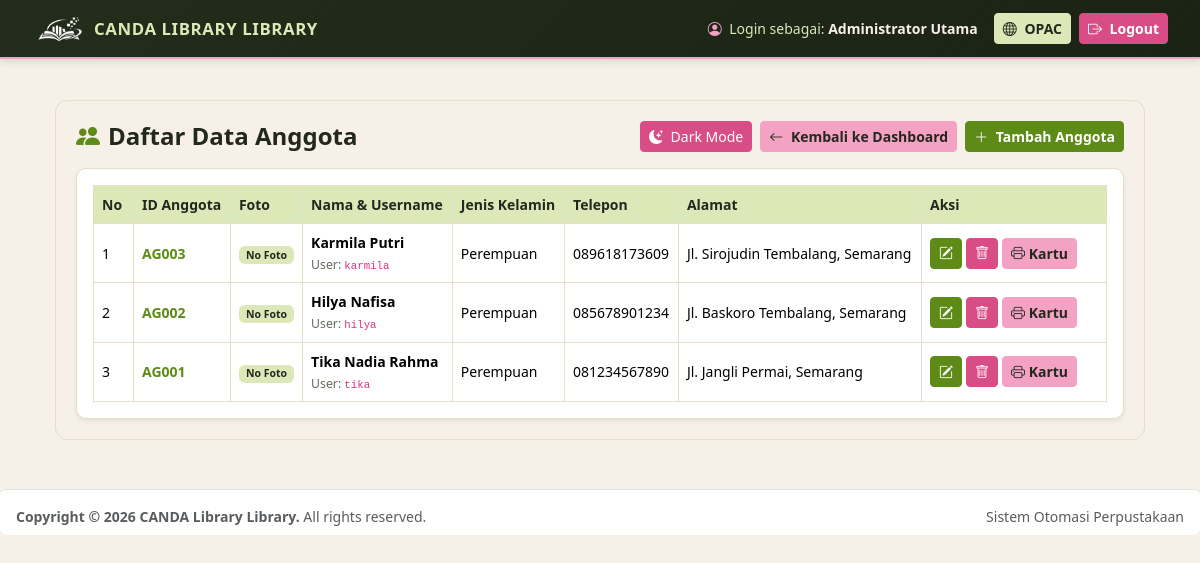
/anggota/tampil.php (signed in), run on the app's committed database.
### tables this page shows
CREATE TABLE IF NOT EXISTS pengaturan_denda (
    id_denda INT AUTO_INCREMENT PRIMARY KEY,
    nominal_denda INT NOT NULL DEFAULT 1000,
    lama_pinjam_default INT NOT NULL DEFAULT 7,
    nama_perpustakaan VARCHAR(150) DEFAULT 'CANDA Library Library - Sistem Otomasi Perpustakaan',
    updated_at TIMESTAMP DEFAULT CURRENT_TIMESTAMP ON UPDATE CURRENT_TIMESTAMP
);

CREATE TABLE IF NOT EXISTS anggota (
    id_anggota INT AUTO_INCREMENT PRIMARY KEY,
    kode_anggota VARCHAR(20) NOT NULL UNIQUE,
    username_anggota VARCHAR(50) NOT NULL UNIQUE,
    password_anggota VARCHAR(255) NOT NULL,
    nama_anggota VARCHAR(100) NOT NULL,
    jenis_kelamin ENUM('Laki-laki', 'Perempuan') NOT NULL,
    tempat_lahir VARCHAR(50) DEFAULT 'Semarang',
    tanggal_lahir DATE DEFAULT '2004-01-01',
    no_telp VARCHAR(20) NOT NULL,
    email VARCHAR(100) DEFAULT '-',
    alamat TEXT NOT NULL,
    foto VARCHAR(255) DEFAULT '',
    tgl_bergabung DATE DEFAULT (CURRENT_DATE),
    status_aktif ENUM('Aktif', 'Nonaktif') DEFAULT 'Aktif'
);

### config/koneksi.php (called while the page is built, shortened)
<?php
$host = "sqlXXX.infinityfree.com";
$user = "if0_43497672";
$pass = "PASSWORD_MYSQL_KAMU";
$db   = "if0_43497672_db_candalibrary";
$conn = mysqli_connect($host, $user, $pass, $db);
mysqli_query($conn, "CREATE TABLE IF NOT EXISTS pengaturan_denda (
    id INT AUTO_INCREMENT PRIMARY KEY,
    nominal_denda INT DEFAULT 1000,
    lama_pinjam_default INT DEFAULT 7,
    nama_perpustakaan VARCHAR(100) DEFAULT 'CANDA Library'
)");
$q_set = mysqli_query($conn, "SELECT * FROM pengaturan_denda LIMIT 1");
$pengaturan = mysqli_fetch_assoc($q_set);
?>

### anggota/tampil.php (the view, shortened to what this page needs)
<?php
require_once '../config/koneksi.php';
$q = mysqli_query($conn, "SELECT * FROM anggota ORDER BY id_anggota DESC");
require_once '../includes/header.php';
?>
<div class="anggota-wrapper">
    <div class="d-flex flex-wrap justify-content-between align-items-center gap-2 mb-3">
        <h4 class="fw-bold mb-0">
            <i class="bi bi-people-fill me-2" style="color: var(--grass);"></i>Daftar Data Anggota
        </h4>
        <div class="d-flex flex-wrap gap-2">
            <button type="button" id="toggleModeAnggota" class="btn btn-sm btn-raspberry">
                <i class="bi bi-moon-stars-fill me-1" id="iconModeAnggota"></i>
                <span id="labelModeAnggota">Dark Mode</span>
            </button>
            <a href="../admin/dashboard.php" class="btn btn-bubblegum btn-sm">
                <i class="bi bi-arrow-left me-1"></i> Kembali ke Dashboard
            </a>
            <a href="tambah.php" class="btn btn-grass btn-sm fw-bold">
                <i class="bi bi-plus-lg me-1"></i> Tambah Anggota
            </a>
        </div>
    </div>
    <div class="card anggota-card border-0 shadow-sm">
        <div class="card-body">
            <div class="table-responsive">
                <table class="table table-bordered align-middle small anggota-table mb-0">
                    <thead>
                        <tr>
                            <th width="40">No</th>
                            <th>ID Anggota</th>
                            <th>Foto</th>
                            <th>Nama &amp; Username</th>
                            <th>Jenis Kelamin</th>
                            <th>Telepon</th>
                            <th>Alamat</th>
                            <th width="185">Aksi</th>
                        </tr>
                    </thead>
                    <tbody>
                        <?php if ($q && mysqli_num_rows($q) > 0): ?>
                            <?php $no = 1; while($a = mysqli_fetch_assoc($q)): ?>
                            <tr>
                                <td><?php echo $no++; ?></td>
                                <td class="fw-bold" style="color: var(--grass);"><?php echo htmlspecialchars($a['kode_anggota']); ?></td>
                                <td class="text-center">
                                    <?php if(!empty($a['foto']) && file_exists("../uploads/foto/" . $a['foto'])): ?>
                                        <img src="../uploads/foto/<?php echo htmlspecialchars($a['foto']); ?>" width="45" height="55" style="object-fit:cover;" class="rounded shadow-sm">
                                    <?php else: ?>
                                        <span class="badge" style="background-color: var(--pistachio); color: #23281E;">No Foto</span>
                                    <?php endif; ?>
                                </td>
                                <td>
                                    <div class="fw-bold"><?php echo htmlspecialchars($a['nama_anggota']); ?></div>
                                    <small class="text-muted">User: <code><?php echo htmlspecialchars($a['username_anggota']); ?></code></small>
                                </td>
                                <td><?php echo htmlspecialchars($a['jenis_kelamin']); ?></td>
                                <td><?php echo htmlspecialchars($a['no_telp']); ?></td>
                                <td><?php echo htmlspecialchars($a['alamat']); ?></td>
                                <td>
                                    <div class="d-flex flex-wrap gap-1">
                                        <a href="ubah.php?id=<?php echo $a['id_anggota']; ?>" class="btn btn-sm btn-grass" title="Edit"><i class="bi bi-pencil-square"></i></a>
                                        <a href="hapus.php?id=<?php echo $a['id_anggota']; ?>" onclick="return confirm('Hapus anggota ini?')" class="btn btn-sm btn-raspberry" title="Hapus"><i class="bi bi-trash"></i></a>
                                        <a href="cetak_kartu.php?id=<?php echo $a['id_anggota']; ?>" class="btn btn-sm btn-bubblegum"><i class="bi bi-printer"></i> Kartu</a>
                                    </div>
                                </td>
                            </tr>
                            <?php endwhile; ?>
                        <?php else: ?>
                            <tr>
                                <td colspan="8" class="text-center text-muted py-4">Belum ada data anggota terdaftar.</td>
                            </tr>
                        <?php endif; ?>
                    </tbody>
                </table>
            </div>
        </div>
    </div>
</div>
<?php require_once '../includes/footer.php'; ?>

### includes/header.php (shortened to what this page needs)
<?php
$nama_perpus = isset($pengaturan['nama_perpustakaan']) ? $pengaturan['nama_perpustakaan'] : 'CANDA Library';
$role_user   = isset($_SESSION['nama_petugas']) ? $_SESSION['nama_petugas'] : 'Administrator';
?>
<!DOCTYPE html>
<html lang="id">
<head>
    <link href="https://cdn.jsdelivr.net/npm/bootstrap@5.3.3/dist/css/bootstrap.min.css" rel="stylesheet">
    <link href="https://cdn.jsdelivr.net/npm/bootstrap-icons@1.11.3/font/bootstrap-icons.min.css" rel="stylesheet">
</head>
<body>
    <nav class="navbar navbar-expand main-header mb-3">
        <div class="container-fluid">
            <a class="navbar-brand d-flex align-items-center gap-2 py-0" href="../admin/dashboard.php">
                <img src="../uploads/lampiran/logo.png" alt="Logo <?= htmlspecialchars(strtoupper($nama_perpus)) ?>" class="brand-logo-img">
                <span class="brand-title-caps text-uppercase"><?= htmlspecialchars($nama_perpus) ?></span>
            </a>
            <div class="navbar-nav ms-auto align-items-center">
                <span class="navbar-text me-3 small" style="color: var(--pistachio);">
                    <i class="bi bi-person-circle me-1" style="color: var(--bubblegum);"></i> Login sebagai:
                    <strong style="color: var(--ivory);"><?= htmlspecialchars($role_user) ?></strong>
                </span>
                <a href="../index.php" target="_blank" class="btn btn-canda-opac btn-sm me-2">
                    <i class="bi bi-globe me-1"></i> OPAC
                </a>
                <a href="../auth/logout.php" onclick="return confirm('Keluar dari sistem?')" class="btn btn-canda-logout btn-sm">
                    <i class="bi bi-box-arrow-right me-1"></i> Logout
                </a>
            </div>
        </div>
    </nav>
    <div class="container main-content">

### includes/footer.php (shortened to what this page needs)
</div>
    <footer class="mt-4 pt-3 border-top bg-white px-3 py-2 rounded small text-muted d-flex justify-content-between">
        <div><strong>Copyright &copy; <?= date('Y') ?> <?= htmlspecialchars($pengaturan['nama_perpustakaan']) ?>.</strong> All rights reserved.</div>
        <div>Sistem Otomasi Perpustakaan</div>
    </footer>
</body>
</html>

### includes/header.php (style rules this page uses)
:root { --pistachio: #DCE8B8; --grass: #5E8A17; --grass-dark: #466810; --raspberry: #D94D86; --raspberry-dark: #B5376B; --bubblegum: #F3A2C4; --ivory: #F6F0E8; --ink: #23281E; --muted: #646B5E; --border-soft: #E5DEC9; }
body { background-color: var(--ivory); color: var(--ink); font-family: 'Segoe UI', Tahoma, Geneva, Verdana, sans-serif; }
.main-header { background: linear-gradient(135deg, #232D1B 0%, #1B2314 100%); border-bottom: 2px solid var(--bubblegum); padding: 10px 20px; box-shadow: 0 2px 8px rgba(35, 45, 27, 0.14); }
.brand-logo-img { height: 36px; width: auto; object-fit: contain; display: block; }
.brand-title-caps { color: var(--pistachio); letter-spacing: 0.6px; font-size: 1.05rem; font-weight: 800; text-transform: uppercase; }
.main-content { padding: 25px; }
.btn-canda-opac { background-color: var(--pistachio); border-color: var(--pistachio); color: var(--ink); font-weight: 600; }
.btn-canda-logout { background-color: var(--raspberry); border-color: var(--raspberry); color: #FFFFFF; font-weight: 600; }

### anggota/tampil.php (style rules this page uses)
:root { --pistachio: #DCE8B8; --grass: #5E8A17; --grass-dark: #466810; --raspberry: #D94D86; --raspberry-dark: #B5376B; --bubblegum: #F3A2C4; --ivory: #F6F0E8; --bg-panel: #F6F0E8; --bg-card: #FFFFFF; --bg-table-head: #DCE8B8; --bg-table-hover: #F6F0E8; --text-panel: #23281E; --text-soft: #646B5E; --border-panel: #E5DEC9; }
.anggota-wrapper { background-color: var(--bg-panel); color: var(--text-panel); border: 1px solid var(--border-panel); border-radius: 12px; padding: 20px; transition: background-color 0.25s ease, color 0.25s ease; }
.anggota-card { background-color: var(--bg-card) !important; color: var(--text-panel) !important; border: 1px solid var(--border-panel) !important; border-radius: 10px; }
.anggota-card .text-muted { color: var(--text-soft) !important; }
.anggota-table { color: var(--text-panel); border-color: var(--border-panel); }
.anggota-table thead th { background-color: var(--bg-table-head); color: var(--text-panel); border-color: var(--border-panel); }
.btn-grass { background-color: var(--grass); border-color: var(--grass); color: #FFFFFF; }
.btn-bubblegum { background-color: var(--bubblegum); border-color: var(--bubblegum); color: #23281E; font-weight: 600; }
.btn-raspberry { background-color: var(--raspberry); border-color: var(--raspberry); color: #FFFFFF; }

### data on the page
pengaturan_denda: nama_perpustakaan "CANDA LIBRARY LIBRARY", nama_perpustakaan "CANDA Library Library"
anggota: kode_anggota "AG003", foto "No Foto", nama_anggota "Karmila Putri", username_anggota "karmila", jenis_kelamin "Perempuan", no_telp "089618173609", alamat "Jl. Sirojudin Tembalang, Semarang"
anggota: kode_anggota "AG002", foto "No Foto", nama_anggota "Hilya Nafisa", username_anggota "hilya", jenis_kelamin "Perempuan", no_telp "085678901234", alamat "Jl. Baskoro Tembalang, Semarang"
anggota: kode_anggota "AG001", foto "No Foto", nama_anggota "Tika Nadia Rahma", username_anggota "tika", jenis_kelamin "Perempuan", no_telp "081234567890", alamat "Jl. Jangli Permai, Semarang"

### other printed values
$role_user "Administrator Utama"
